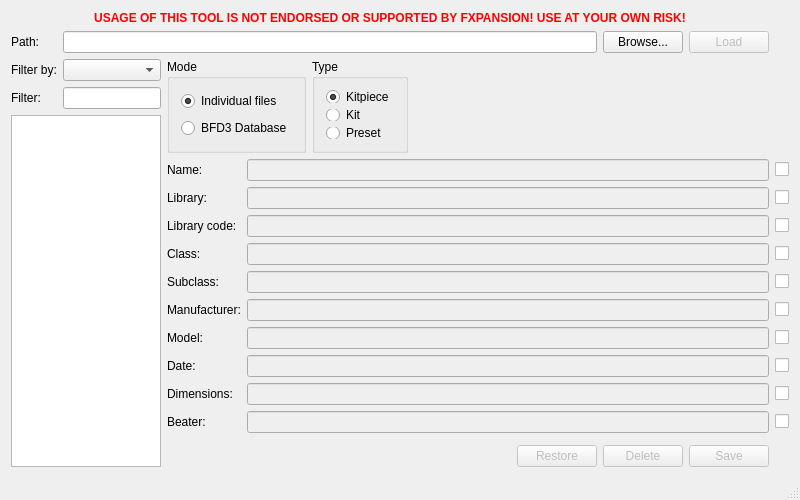
<?xml version="1.0" encoding="UTF-8"?>
<ui version="4.0">
 <class>BFD3ME</class>
 <widget class="QMainWindow" name="BFD3ME">
  <property name="geometry">
   <rect>
    <x>0</x>
    <y>0</y>
    <width>800</width>
    <height>500</height>
   </rect>
  </property>
  <property name="minimumSize">
   <size>
    <width>800</width>
    <height>500</height>
   </size>
  </property>
  <property name="windowTitle">
   <string>BFD3 Metadata Editor</string>
  </property>
  <widget class="QWidget" name="centralWidget">
   <layout class="QGridLayout" name="gridLayout" rowstretch="0,0,0,0,0,0,0,0,0,0,0,0,0,0,0,0,1" columnstretch="0,1,0,0,0,0,0,1,0,0,0,0">
    <item row="16" column="10">
     <widget class="QPushButton" name="saveBtn">
      <property name="enabled">
       <bool>false</bool>
      </property>
      <property name="text">
       <string>Save</string>
      </property>
     </widget>
    </item>
    <item row="2" column="6" rowspan="3">
     <widget class="QGroupBox" name="groupBox_2">
      <property name="title">
       <string>Type</string>
      </property>
      <layout class="QVBoxLayout" name="verticalLayout_2">
       <item>
        <widget class="QRadioButton" name="type_kitpiece">
         <property name="text">
          <string>Kitpiece</string>
         </property>
         <property name="checked">
          <bool>true</bool>
         </property>
        </widget>
       </item>
       <item>
        <widget class="QRadioButton" name="type_kit">
         <property name="text">
          <string>Kit</string>
         </property>
        </widget>
       </item>
       <item>
        <widget class="QRadioButton" name="type_preset">
         <property name="text">
          <string>Preset</string>
         </property>
        </widget>
       </item>
      </layout>
     </widget>
    </item>
    <item row="0" column="0" colspan="11">
     <widget class="QLabel" name="label">
      <property name="font">
       <font>
        <weight>75</weight>
        <bold>true</bold>
       </font>
      </property>
      <property name="styleSheet">
       <string notr="true">color: red</string>
      </property>
      <property name="text">
       <string>USAGE OF THIS TOOL IS NOT ENDORSED OR SUPPORTED BY FXPANSION! USE AT YOUR OWN RISK!</string>
      </property>
      <property name="alignment">
       <set>Qt::AlignCenter</set>
      </property>
     </widget>
    </item>
    <item row="1" column="0">
     <widget class="QLabel" name="label_4">
      <property name="text">
       <string>Path:</string>
      </property>
     </widget>
    </item>
    <item row="16" column="9">
     <widget class="QPushButton" name="deleteBtn">
      <property name="enabled">
       <bool>false</bool>
      </property>
      <property name="text">
       <string>Delete</string>
      </property>
     </widget>
    </item>
    <item row="16" column="8">
     <widget class="QPushButton" name="restoreBtn">
      <property name="enabled">
       <bool>false</bool>
      </property>
      <property name="text">
       <string>Restore</string>
      </property>
     </widget>
    </item>
    <item row="15" column="4">
     <spacer name="verticalSpacer">
      <property name="orientation">
       <enum>Qt::Vertical</enum>
      </property>
      <property name="sizeHint" stdset="0">
       <size>
        <width>20</width>
        <height>40</height>
       </size>
      </property>
     </spacer>
    </item>
    <item row="2" column="3" rowspan="3" colspan="3">
     <widget class="QGroupBox" name="groupBox">
      <property name="title">
       <string>Mode</string>
      </property>
      <layout class="QVBoxLayout" name="verticalLayout">
       <item>
        <widget class="QRadioButton" name="mode_f">
         <property name="text">
          <string>Individual files</string>
         </property>
         <property name="checked">
          <bool>true</bool>
         </property>
        </widget>
       </item>
       <item>
        <widget class="QRadioButton" name="mode_db">
         <property name="text">
          <string>BFD3 Database</string>
         </property>
        </widget>
       </item>
      </layout>
     </widget>
    </item>
    <item row="12" column="11">
     <widget class="QCheckBox" name="dateCheck">
      <property name="text">
       <string/>
      </property>
     </widget>
    </item>
    <item row="14" column="4" colspan="7">
     <widget class="QLineEdit" name="beaterEdit">
      <property name="enabled">
       <bool>false</bool>
      </property>
     </widget>
    </item>
    <item row="12" column="4" colspan="7">
     <widget class="QLineEdit" name="dateEdit">
      <property name="enabled">
       <bool>false</bool>
      </property>
     </widget>
    </item>
    <item row="13" column="3">
     <widget class="QLabel" name="dimensionsLbl">
      <property name="text">
       <string>Dimensions:</string>
      </property>
     </widget>
    </item>
    <item row="14" column="3">
     <widget class="QLabel" name="beaterLbl">
      <property name="text">
       <string>Beater:</string>
      </property>
     </widget>
    </item>
    <item row="14" column="11">
     <widget class="QCheckBox" name="beaterCheck">
      <property name="text">
       <string/>
      </property>
     </widget>
    </item>
    <item row="13" column="11">
     <widget class="QCheckBox" name="dimensionsCheck">
      <property name="text">
       <string/>
      </property>
     </widget>
    </item>
    <item row="13" column="4" colspan="7">
     <widget class="QLineEdit" name="dimensionsEdit">
      <property name="enabled">
       <bool>false</bool>
      </property>
     </widget>
    </item>
    <item row="10" column="3">
     <widget class="QLabel" name="manufacturerLbl">
      <property name="text">
       <string>Manufacturer:</string>
      </property>
     </widget>
    </item>
    <item row="8" column="4" colspan="7">
     <widget class="QLineEdit" name="classEdit">
      <property name="enabled">
       <bool>false</bool>
      </property>
     </widget>
    </item>
    <item row="7" column="4" colspan="7">
     <widget class="QLineEdit" name="libcodeEdit">
      <property name="enabled">
       <bool>false</bool>
      </property>
     </widget>
    </item>
    <item row="5" column="4" colspan="7">
     <widget class="QLineEdit" name="nameEdit">
      <property name="enabled">
       <bool>false</bool>
      </property>
     </widget>
    </item>
    <item row="9" column="11">
     <widget class="QCheckBox" name="subclassCheck">
      <property name="text">
       <string/>
      </property>
     </widget>
    </item>
    <item row="4" column="0" rowspan="13" colspan="3">
     <widget class="QListView" name="itemlist">
      <property name="selectionMode">
       <enum>QAbstractItemView::ExtendedSelection</enum>
      </property>
     </widget>
    </item>
    <item row="12" column="3">
     <widget class="QLabel" name="dateLbl">
      <property name="text">
       <string>Date:</string>
      </property>
     </widget>
    </item>
    <item row="9" column="4" colspan="7">
     <widget class="QLineEdit" name="subclassEdit">
      <property name="enabled">
       <bool>false</bool>
      </property>
     </widget>
    </item>
    <item row="2" column="0">
     <widget class="QLabel" name="label_2">
      <property name="text">
       <string>Filter by:</string>
      </property>
     </widget>
    </item>
    <item row="5" column="3">
     <widget class="QLabel" name="nameLbl">
      <property name="text">
       <string>Name:</string>
      </property>
     </widget>
    </item>
    <item row="2" column="1" colspan="2">
     <widget class="QComboBox" name="comboBox"/>
    </item>
    <item row="11" column="3">
     <widget class="QLabel" name="modelLbl">
      <property name="text">
       <string>Model:</string>
      </property>
     </widget>
    </item>
    <item row="6" column="4" colspan="7">
     <widget class="QLineEdit" name="libnameEdit">
      <property name="enabled">
       <bool>false</bool>
      </property>
     </widget>
    </item>
    <item row="10" column="4" colspan="7">
     <widget class="QLineEdit" name="manufacturerEdit">
      <property name="enabled">
       <bool>false</bool>
      </property>
     </widget>
    </item>
    <item row="7" column="3">
     <widget class="QLabel" name="libcodeLbl">
      <property name="text">
       <string>Library code:</string>
      </property>
     </widget>
    </item>
    <item row="8" column="11">
     <widget class="QCheckBox" name="classCheck">
      <property name="text">
       <string/>
      </property>
     </widget>
    </item>
    <item row="1" column="10">
     <widget class="QPushButton" name="loadBtn">
      <property name="enabled">
       <bool>false</bool>
      </property>
      <property name="text">
       <string>Load</string>
      </property>
     </widget>
    </item>
    <item row="3" column="1" colspan="2">
     <widget class="QLineEdit" name="lineEdit"/>
    </item>
    <item row="11" column="11">
     <widget class="QCheckBox" name="modelCheck">
      <property name="text">
       <string/>
      </property>
     </widget>
    </item>
    <item row="11" column="4" colspan="7">
     <widget class="QLineEdit" name="modelEdit">
      <property name="enabled">
       <bool>false</bool>
      </property>
     </widget>
    </item>
    <item row="8" column="3">
     <widget class="QLabel" name="classLbl">
      <property name="text">
       <string>Class:</string>
      </property>
     </widget>
    </item>
    <item row="10" column="11">
     <widget class="QCheckBox" name="manufacturerCheck">
      <property name="text">
       <string/>
      </property>
     </widget>
    </item>
    <item row="3" column="0">
     <widget class="QLabel" name="label_3">
      <property name="text">
       <string>Filter:</string>
      </property>
     </widget>
    </item>
    <item row="9" column="3">
     <widget class="QLabel" name="subclassLbl">
      <property name="text">
       <string>Subclass:</string>
      </property>
     </widget>
    </item>
    <item row="1" column="1" colspan="8">
     <widget class="QLineEdit" name="pathEdit"/>
    </item>
    <item row="7" column="11">
     <widget class="QCheckBox" name="libcodeCheck">
      <property name="text">
       <string/>
      </property>
     </widget>
    </item>
    <item row="6" column="3">
     <widget class="QLabel" name="libnameLbl">
      <property name="text">
       <string>Library:</string>
      </property>
     </widget>
    </item>
    <item row="5" column="11">
     <widget class="QCheckBox" name="nameCheck">
      <property name="text">
       <string/>
      </property>
     </widget>
    </item>
    <item row="6" column="11">
     <widget class="QCheckBox" name="libnameCheck">
      <property name="text">
       <string/>
      </property>
     </widget>
    </item>
    <item row="1" column="9">
     <widget class="QPushButton" name="browseBtn">
      <property name="text">
       <string>Browse...</string>
      </property>
     </widget>
    </item>
    <item row="3" column="7" colspan="4">
     <spacer name="horizontalSpacer">
      <property name="orientation">
       <enum>Qt::Horizontal</enum>
      </property>
      <property name="sizeHint" stdset="0">
       <size>
        <width>40</width>
        <height>20</height>
       </size>
      </property>
     </spacer>
    </item>
   </layout>
  </widget>
  <widget class="QStatusBar" name="statusBar"/>
 </widget>
 <layoutdefault spacing="6" margin="11"/>
 <resources/>
 <connections>
  <connection>
   <sender>nameCheck</sender>
   <signal>toggled(bool)</signal>
   <receiver>nameEdit</receiver>
   <slot>setEnabled(bool)</slot>
   <hints>
    <hint type="sourcelabel">
     <x>581</x>
     <y>69</y>
    </hint>
    <hint type="destinationlabel">
     <x>533</x>
     <y>70</y>
    </hint>
   </hints>
  </connection>
  <connection>
   <sender>libnameCheck</sender>
   <signal>toggled(bool)</signal>
   <receiver>libnameEdit</receiver>
   <slot>setEnabled(bool)</slot>
   <hints>
    <hint type="sourcelabel">
     <x>584</x>
     <y>97</y>
    </hint>
    <hint type="destinationlabel">
     <x>561</x>
     <y>98</y>
    </hint>
   </hints>
  </connection>
  <connection>
   <sender>libcodeCheck</sender>
   <signal>toggled(bool)</signal>
   <receiver>libcodeEdit</receiver>
   <slot>setEnabled(bool)</slot>
   <hints>
    <hint type="sourcelabel">
     <x>585</x>
     <y>130</y>
    </hint>
    <hint type="destinationlabel">
     <x>559</x>
     <y>128</y>
    </hint>
   </hints>
  </connection>
  <connection>
   <sender>classCheck</sender>
   <signal>toggled(bool)</signal>
   <receiver>classEdit</receiver>
   <slot>setEnabled(bool)</slot>
   <hints>
    <hint type="sourcelabel">
     <x>585</x>
     <y>154</y>
    </hint>
    <hint type="destinationlabel">
     <x>557</x>
     <y>156</y>
    </hint>
   </hints>
  </connection>
  <connection>
   <sender>subclassCheck</sender>
   <signal>toggled(bool)</signal>
   <receiver>subclassEdit</receiver>
   <slot>setEnabled(bool)</slot>
   <hints>
    <hint type="sourcelabel">
     <x>587</x>
     <y>192</y>
    </hint>
    <hint type="destinationlabel">
     <x>568</x>
     <y>193</y>
    </hint>
   </hints>
  </connection>
  <connection>
   <sender>manufacturerCheck</sender>
   <signal>toggled(bool)</signal>
   <receiver>manufacturerEdit</receiver>
   <slot>setEnabled(bool)</slot>
   <hints>
    <hint type="sourcelabel">
     <x>585</x>
     <y>223</y>
    </hint>
    <hint type="destinationlabel">
     <x>553</x>
     <y>217</y>
    </hint>
   </hints>
  </connection>
  <connection>
   <sender>modelCheck</sender>
   <signal>toggled(bool)</signal>
   <receiver>modelEdit</receiver>
   <slot>setEnabled(bool)</slot>
   <hints>
    <hint type="sourcelabel">
     <x>583</x>
     <y>249</y>
    </hint>
    <hint type="destinationlabel">
     <x>556</x>
     <y>254</y>
    </hint>
   </hints>
  </connection>
  <connection>
   <sender>dateCheck</sender>
   <signal>toggled(bool)</signal>
   <receiver>dateEdit</receiver>
   <slot>setEnabled(bool)</slot>
   <hints>
    <hint type="sourcelabel">
     <x>582</x>
     <y>279</y>
    </hint>
    <hint type="destinationlabel">
     <x>560</x>
     <y>277</y>
    </hint>
   </hints>
  </connection>
  <connection>
   <sender>dimensionsCheck</sender>
   <signal>toggled(bool)</signal>
   <receiver>dimensionsEdit</receiver>
   <slot>setEnabled(bool)</slot>
   <hints>
    <hint type="sourcelabel">
     <x>583</x>
     <y>310</y>
    </hint>
    <hint type="destinationlabel">
     <x>549</x>
     <y>305</y>
    </hint>
   </hints>
  </connection>
  <connection>
   <sender>beaterCheck</sender>
   <signal>toggled(bool)</signal>
   <receiver>beaterEdit</receiver>
   <slot>setEnabled(bool)</slot>
   <hints>
    <hint type="sourcelabel">
     <x>586</x>
     <y>342</y>
    </hint>
    <hint type="destinationlabel">
     <x>563</x>
     <y>341</y>
    </hint>
   </hints>
  </connection>
 </connections>
</ui>
